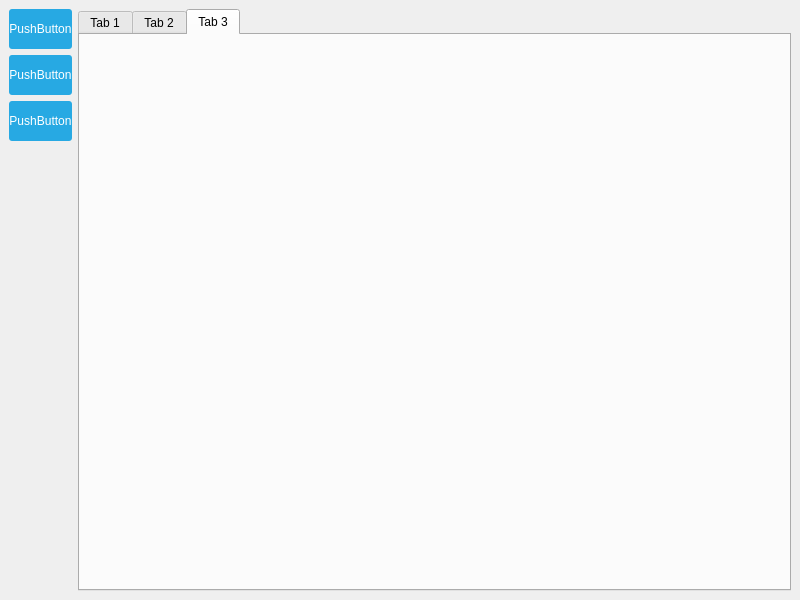
<?xml version="1.0" encoding="UTF-8"?>
<ui version="4.0">
 <class>MainWindow</class>
 <widget class="QMainWindow" name="MainWindow">
  <property name="geometry">
   <rect>
    <x>0</x>
    <y>0</y>
    <width>800</width>
    <height>600</height>
   </rect>
  </property>
  <property name="windowTitle">
   <string>MainWindow</string>
  </property>
  <widget class="QWidget" name="centralwidget">
   <property name="styleSheet">
    <string notr="true">QPushButton {
	color: white;
	background: #27a9e3;
	border-width: 0px;
	border-radius: 3px;
}

QPushButton:hover {
	color: white;
	background-color: #66c011;
	border-width: 0px;
	border-radius: 3px;
}

QPushButton:pressed {
	background-color: yellow;
}

QPushButton[pagematches=true] {
	background-color: red;
}</string>
   </property>
   <layout class="QHBoxLayout" name="horizontalLayout">
    <item>
     <layout class="QVBoxLayout" name="verticalLayout">
      <item>
       <widget class="QPushButton" name="pushButton">
        <property name="sizePolicy">
         <sizepolicy hsizetype="Fixed" vsizetype="Fixed">
          <horstretch>0</horstretch>
          <verstretch>0</verstretch>
         </sizepolicy>
        </property>
        <property name="minimumSize">
         <size>
          <width>25</width>
          <height>40</height>
         </size>
        </property>
        <property name="text">
         <string>PushButton</string>
        </property>
       </widget>
      </item>
      <item>
       <widget class="QPushButton" name="pushButton_2">
        <property name="minimumSize">
         <size>
          <width>0</width>
          <height>40</height>
         </size>
        </property>
        <property name="text">
         <string>PushButton</string>
        </property>
       </widget>
      </item>
      <item>
       <widget class="QPushButton" name="pushButton_3">
        <property name="minimumSize">
         <size>
          <width>0</width>
          <height>40</height>
         </size>
        </property>
        <property name="text">
         <string>PushButton</string>
        </property>
       </widget>
      </item>
      <item>
       <spacer name="verticalSpacer">
        <property name="orientation">
         <enum>Qt::Vertical</enum>
        </property>
        <property name="sizeHint" stdset="0">
         <size>
          <width>20</width>
          <height>40</height>
         </size>
        </property>
       </spacer>
      </item>
     </layout>
    </item>
    <item>
     <widget class="QTabWidget" name="tabWidget">
      <property name="currentIndex">
       <number>2</number>
      </property>
      <widget class="QWidget" name="tab">
       <attribute name="title">
        <string>Tab 1</string>
       </attribute>
      </widget>
      <widget class="QWidget" name="tab_2">
       <attribute name="title">
        <string>Tab 2</string>
       </attribute>
      </widget>
      <widget class="QWidget" name="tab_3">
       <attribute name="title">
        <string>Tab 3</string>
       </attribute>
      </widget>
     </widget>
    </item>
   </layout>
  </widget>
 </widget>
 <resources/>
 <connections/>
</ui>
